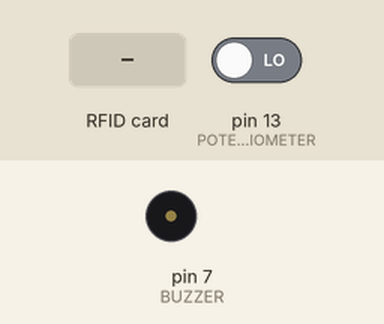
A sketch run on a simulated Arduino Mega 2560, built with avr-gcc and run on an emulated ATmega2560. Parts: buzzer (waves = sounding, pin HIGH). The inputs (shaded band) are chosen by the test bench; at power-on: pin 13 (POTENTIOMETER) LOW. Pins used as bus, display or sensor lines are not drawn; what the sketch prints to the serial monitor is not drawn.

Above: at 1.2 s.
1.3 s: RFID card 5E 7A 19 C4 held to the reader
At 2.7 s:
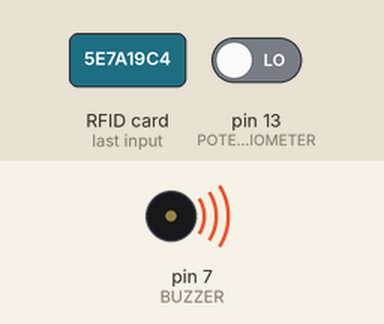
Timing chart, 0 to 6.0 s (numbered marks = the images above; inputs shaded):
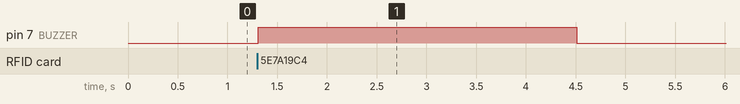

The sketch:

interface_controller.ino
```cpp
#include <SoftwareSerial.h>
#include <SPI.h>
#include <MFRC522.h>

#define RST_PIN         5           // Configurable
#define SS_PIN          53          // Configurable
#define BUZZER          7
#define POTENTIOMETER 13

MFRC522 mfrc522(SS_PIN, RST_PIN);   // Create MFRC522 instance


void setup() {

  pinMode(BUZZER, OUTPUT);
  pinMode(POTENTIOMETER, INPUT);
  Serial.begin(9600);
  Serial1.begin(9600);
  SPI.begin();                                                  // Init SPI bus
  mfrc522.PCD_Init();                                              // Init MFRC522 card
  Serial.println(F("Read personal data on a MIFARE PICC:"));    //shows in serial that it is ready to read


}

void loop() {


  //STOP ROBOT EXECUTION
  //Serial.println(digitalRead(POTENTIOMETER));
  if(digitalRead(POTENTIOMETER) == 1){
    byte turnOff = 1;
    Serial1.write(turnOff);

  }


  // Prepare key - all keys are set to FFFFFFFFFFFFh at chip delivery from the factory.
  MFRC522::MIFARE_Key key;
  for (byte i = 0; i < 6; i++) key.keyByte[i] = 0xFF;

  //some variables we need
  byte block;
  byte len;
  MFRC522::StatusCode status;

  //-------------------------------------------

  // Reset the loop if no new card present on the sensor/reader. This saves the entire process when idle.
  if ( ! mfrc522.PICC_IsNewCardPresent()) {
    return;
  }

  // Select one of the cards
  if ( ! mfrc522.PICC_ReadCardSerial()) {
    return;
  }

  Serial.println(F("**Card Detected:**"));

  //-------------------------------------------

  //mfrc522.PICC_DumpDetailsToSerial(&(mfrc522.uid)); //dump some details about the card

  //mfrc522.PICC_DumpToSerial(&(mfrc522.uid));      //uncomment this to see all blocks in hex

  //-------------------------------------------

 // Serial.print(F("Direção: "));

  byte buffer1[18];

  block = 4;
  len = 18;

  //------------------------------------------- GET FIRST NAME
  status = mfrc522.PCD_Authenticate(MFRC522::PICC_CMD_MF_AUTH_KEY_A, 4, &key, &(mfrc522.uid)); //line 834 of MFRC522.cpp file
  if (status != MFRC522::STATUS_OK) {
    Serial.print(F("Authentication failed: "));
    Serial.println(mfrc522.GetStatusCodeName(status));
    return;
  }

  status = mfrc522.MIFARE_Read(block, buffer1, &len);
  if (status != MFRC522::STATUS_OK) {
    Serial.print(F("Reading failed: "));
    Serial.println(mfrc522.GetStatusCodeName(status));
    return;
  }

  //PRINT FIRST NAME
  for (uint8_t i = 0; i < 16; i++)
  {
    if (buffer1[i] != 32)
    {
      Serial.write(buffer1[i]);
      Serial1.write(buffer1[i]); //Send direction to robot
      digitalWrite(BUZZER, HIGH);
      delay(200);
      digitalWrite(BUZZER, LOW);
    }
  }
  Serial.print("\n Velocidade: ");

  //---------------------------------------- GET LAST NAME

  byte buffer2[18];
  block = 1;

  status = mfrc522.PCD_Authenticate(MFRC522::PICC_CMD_MF_AUTH_KEY_A, 1, &key, &(mfrc522.uid)); //line 834
  if (status != MFRC522::STATUS_OK) {
    Serial.print(F("Authentication failed: "));
    Serial.println(mfrc522.GetStatusCodeName(status));
    return;
  }

  status = mfrc522.MIFARE_Read(block, buffer2, &len);
  if (status != MFRC522::STATUS_OK) {
    Serial.print(F("Reading failed: "));
    Serial.println(mfrc522.GetStatusCodeName(status));
    return;
  }

  //PRINT LAST NAME
  for (uint8_t i = 0; i < 16; i++) {
    Serial.write(buffer2[i] );
   // Serial1.write(buffer2[i]); //Send velocity to robot
  }


  //----------------------------------------

  Serial.println(F("\n**End Reading**\n"));

  delay(1000); //change value if you want to read cards faster

  mfrc522.PICC_HaltA();
  mfrc522.PCD_StopCrypto1();


  //Send direction by serial
  //if (Serial1.available()) {
    //Serial.write(Serial1.read());
  //}

//  if (Serial.available()) {

    //Serial1.write(Serial.read());
  //}

}
```

Measured:
- after the input at 1.3 s, pin 7 (BUZZER): LOW → HIGH at once, → LOW 3.2 s later
